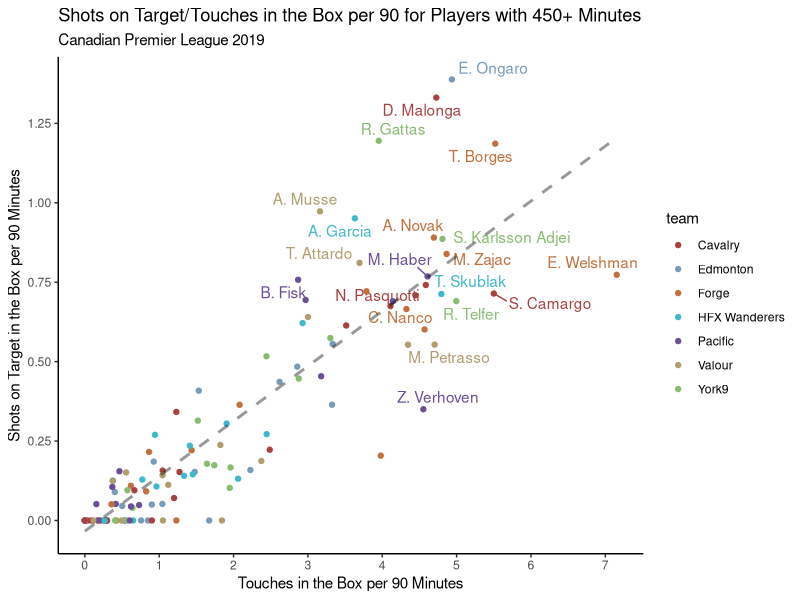

Here is the R script that generated this plot:
## ---- chunk 1
knitr::opts_chunk$set(echo = TRUE, fig.width = 12, fig.height = 8)
## ---- chunk 2
library(tidyverse)
library(ggrepel)
## ---- chunk 3
playerTotals <- read.csv("./data/CPL Player Totals 2019.csv")
## ---- chunk 4
playerTotals %>%
  mutate(
    SOTInBox90 = if_else(Min == 0, 0, SOTInBox / Min * 90),
    TouchOpBox90 = if_else(Min == 0, 0, TouchOpBox / Min * 90)
  ) %>% subset(
    Min>=450
  )-> playerTotals90
## ---- chunk 5
ggplot(data=playerTotals90, aes(x=TouchOpBox90,y=SOTInBox90, color=team, label=player)) + 
  labs(
    title = "Shots on Target/Touches in the Box per 90 for Players with 450+ Minutes",
    subtitle = "Canadian Premier League 2019",
    x = "Touches in the Box per 90 Minutes",
    y = "Shots on Target in the Box per 90 Minutes") +
  geom_text_repel(
    data = subset(playerTotals90, (SOTInBox90>0.75 | TouchOpBox90>4.5)),
    show.legend = FALSE
  ) + geom_point() + 
  stat_smooth(
    geom="line",
    linetype="dashed",
    size=1,
    alpha=0.4,
    inherit.aes=FALSE, 
    mapping=aes(x=TouchOpBox90, y=SOTInBox90),
    color="black",
    method=lm,
    se=FALSE,
    formula= y ~ x,) +
  scale_x_continuous(n.breaks = 8) +
  scale_y_continuous(n.breaks = 7) +
  scale_color_manual(values=c("#a84241", "#789bba", "#c1713e", "#40b9ca", "#6b4f99", "#b19d6e", "#88bc71")) +
  theme_classic()
